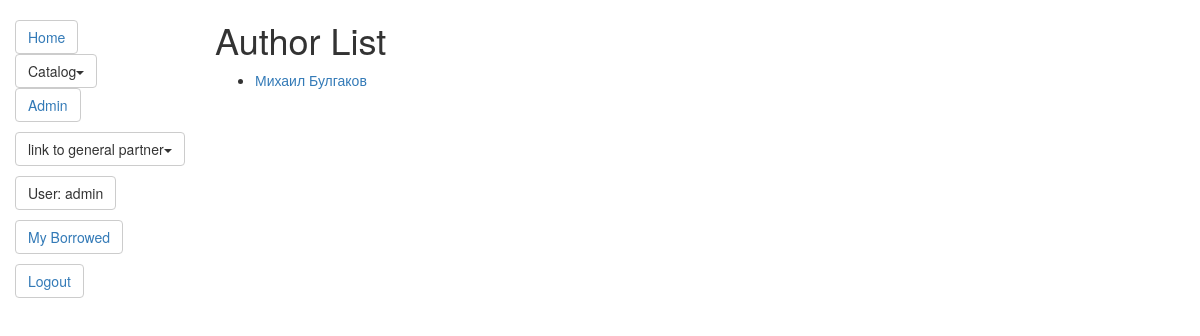
The app's page /catalog/authors/ (signed in) with its own data.
### catalog/models.py (models this page shows, shortened)
class NavigationTree(models.Model):
    name = models.CharField('Name', max_length=300 , help_text = 'Enter the name', null = False, default = 'Node of tree')
    parent = models.ForeignKey('NavigationTree', on_delete=models.CASCADE, null=True, default = "#")
    nav_menu = models.ForeignKey('NavigationMenu', on_delete=models.CASCADE, null=True)
    order = models.IntegerField()
    link = models.CharField('Link', max_length=300, help_text='Enter the link:',null=False, default='#')
    is_parent = models.BooleanField(default = None, null=True)
    class Meta:
        ordering = ["order"]

class Author(models.Model):
    first_name = models.CharField(max_length=100)
    last_name = models.CharField(max_length=100)
    date_of_birth = models.DateField(null=True, blank=True)
    date_of_death = models.DateField('Died', null=True, blank=True)
    def get_absolute_url(self):
        return reverse('author-detail', args=[str(self.id)])

### catalog/views.py (the view)
# urls.py: path('authors/', views.AuthorListView.as_view(), name='authors'),
class AuthorListView(generic.ListView):
    model = Author

### catalog/templatetags/nav_menu.py (called while the page is built)
@register.inclusion_tag('navigation_tree.html', takes_context=True)
def draw_menu(context, menu = None):
    tree = NavigationTree.objects.filter(nav_menu__name = menu)
    print()
    return {"tree": tree, 'request':context['request']}

### catalog/templates/catalog/author_list.html
{% extends "base_generic.html" %}
{% block content %}
    <h1>Author List</h1>
    {% if author_list %}
    <ul>
      {% for author in author_list %}
      <li>
        <a href="{{ author.get_absolute_url }}">{{ author.first_name }} {{author.last_name}}</a>
      </li>
      {% endfor %}
    </ul>
    {% else %}
      <p>There are no authors.</p>
    {% endif %}
{% endblock %}

### catalog/templates/base_generic.html (shortened to what this page needs)
<!DOCTYPE html>
<html lang="en">
<head>
  <link rel="stylesheet" href="https://maxcdn.bootstrapcdn.com/bootstrap/3.3.7/css/bootstrap.min.css">
  <link href="https://kybarg.github.io/bootstrap-dropdown-hover/assets/bootstrap-dropdownhover/css/bootstrap-dropdownhover.min.css" rel="stylesheet">
  {% load static %}
  <link rel="stylesheet" href="{% static 'css/styles.css' %}"></head>
  <link rel="stylesheet" href="{% static 'css/animate.css' %}"></head>
<body>
  {% load nav_menu %}
  <div class="container-fluid">
    <div class="row">
      <div class="col-sm-2">
      {% block sidebar %}
      <ul class="sidebar-nav">
          {% draw_menu "main menu" %}<p></p>
          {% draw_menu "About" %}<p></p>
        {% if user.is_authenticated %} <p></p>
          <li class="btn btn-default dropdown-toggle">User: {{ user.get_username }}</li><p></p>
          <li class="btn btn-default dropdown-toggle"><a href="{% url 'my-borrowed' %}">My Borrowed</a></li><p></p>
          <li class="btn btn-default dropdown-toggle"><a href="{% url 'logout'%}?next={{request.path}}">Logout</a></li><p></p>
          {% else %}
          <li class="btn btn-default dropdown-toggle"><a href="{% url 'login'%}?next={{request.path}}">Login</a></li><p></p>
          {% endif %}
      </ul>
     {% endblock %}
      </div>
      <div class="col-sm-10 ">
      {% block content %}{% endblock %}
      </div>
    </div>
  </div>
</body>
</html>

### catalog/templates/navigation_tree.html (shortened to what this page needs)
{% for root in tree %}
{% if root.parent_id == None %}
    {% for node in tree %}
    {% if node.parent_id == root.id and node.is_parent == False %}
    <li class="btn btn-default dropdown-toggle"><a href="{{ node.link }}">{{node.name}}</a></li>
    {% elif node.parent_id == root.id and node.is_parent == True %}
    <div class="dropdown">
        <a href = {{node.link}} class="btn btn-default dropdown-toggle" type="button" data-toggle="dropdown" data-hover="dropdown" data-animations="fadeIn fadeIn fadeIn fadeIn">
            {{node.name}}<span class="caret"></span>
        </a>
    </div>
    {% endif %}
    {% endfor %}
{% endif %}
{% endfor %}

### catalog/static/css/styles.css (style rules this page uses)
.sidebar-nav { margin-top: 20px; padding: 0; list-style: none; }

### records on screen
NavigationTree: name "Home"
NavigationTree: name "Catalog"
NavigationTree: name "Admin"
NavigationTree: name "link to general partner"
Author: first_name "Михаил", last_name "Булгаков"

### other values on screen
{{ user.get_username }} "admin"
